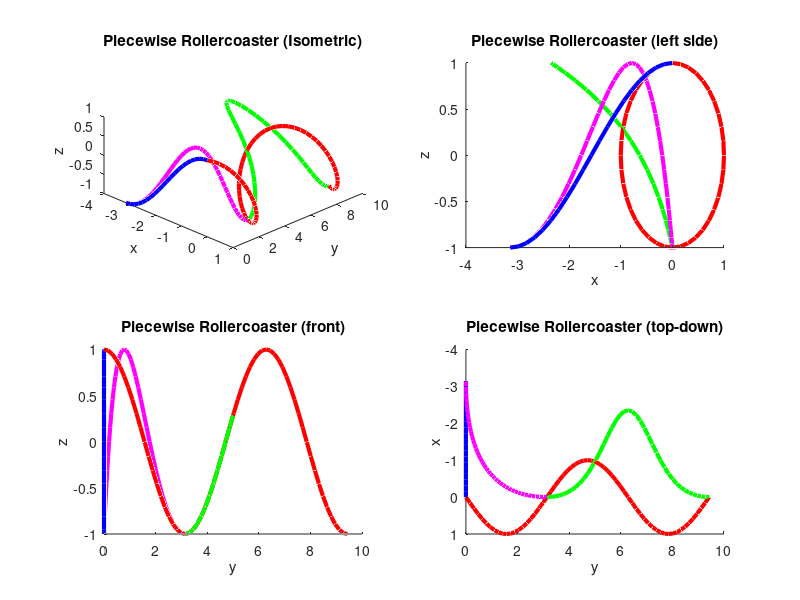

Write MATLAB code to recreate this figure.
clear; close; clc;
%Author: Adam Clements
%Summary: make a roller coaster with functions
%------------------------------------------------------------------------
%define my time parameter (from -pi to 9pi)
t = linspace(-pi,9*pi,201);
%functions for each line segment
%line segment 1
x1 = @(t) t;
y1 = @(t) t.*0;
z1 = @(t) cos(t);
%line segment 2
x2 = @(t) sin(t);
y2 = @(t) t-2*pi;
z2 = @(t) cos(t);
%line segment 3
x3 = @(t) -exp(cos(t))+exp(-1);
y3 = @(t) t-pi*4;
z3 = @(t) cos(t);
%line segment 4
x4 = @(t) (-pi/((-2*pi)^2))*(t-9*pi).^2;
y4 = @(t) (pi/(2*pi).^2)*(t-7*pi).^2;
z4 = @(t) cos(t);

%The rollercoaster may or may not crash into itself twice, which is what
%makes it so fun

%begin plotting
subplot(2,2,1);
hold on;
%plot the isometric view of the rollercoaster
%1:21 corresponds to the interval [-pi,0]
%61:121 corresponds to the interval [2pi,5pi]
%121:161 corresponds to the interval [5pi,7pi]
%161:201 corresponds to the interval [7pi,9pi]
plot3(x1(t(1:21)),y1(t(1:21)),z1(t(1:21)),'b','LineWidth',3)
plot3(x2(t(61:121)),y2(t(61:121)),z2(t(61:121)),'r','Linewidth',3)
plot3(x3(t(121:161)),y3(t(121:161)),z3(t(121:161)),'g','Linewidth',3)
plot3(x4(t(161:201)),y4(t(161:201)),z4(t(161:201)),'m','Linewidth',3)
%labels
xlabel('x')
ylabel('y')
zlabel('z')
title("Piecewise Rollercoaster (Isometric)")
view([45 45])
hold off;

%repeat for the rest of the view angles
subplot(2,2,2);
hold on;
plot3(x1(t(1:21)),y1(t(1:21)),z1(t(1:21)),'b','LineWidth',3)
plot3(x2(t(61:121)),y2(t(61:121)),z2(t(61:121)),'r','Linewidth',3)
plot3(x3(t(121:161)),y3(t(121:161)),z3(t(121:161)),'g','Linewidth',3)
plot3(x4(t(161:201)),y4(t(161:201)),z4(t(161:201)),'m','Linewidth',3)
xlabel('x')
ylabel('y')
zlabel('z')
title("Piecewise Rollercoaster (left side)")
view([0 0])
hold off;

subplot(2,2,3);
hold on;
plot3(x1(t(1:21)),y1(t(1:21)),z1(t(1:21)),'b','LineWidth',3)
plot3(x2(t(61:121)),y2(t(61:121)),z2(t(61:121)),'r','Linewidth',3)
plot3(x3(t(121:161)),y3(t(121:161)),z3(t(121:161)),'g','Linewidth',3)
plot3(x4(t(161:201)),y4(t(161:201)),z4(t(161:201)),'m','Linewidth',3)
xlabel('x')
ylabel('y')
zlabel('z')
title("Piecewise Rollercoaster (front)")
view([90 0])
hold off;

subplot(2,2,4);
hold on;
plot3(x1(t(1:21)),y1(t(1:21)),z1(t(1:21)),'b','LineWidth',3)
plot3(x2(t(61:121)),y2(t(61:121)),z2(t(61:121)),'r','Linewidth',3)
plot3(x3(t(121:161)),y3(t(121:161)),z3(t(121:161)),'g','Linewidth',3)
plot3(x4(t(161:201)),y4(t(161:201)),z4(t(161:201)),'m','Linewidth',3)
xlabel('x')
ylabel('y')
zlabel('z')
title("Piecewise Rollercoaster (top-down)")
view([90 90])
hold off;